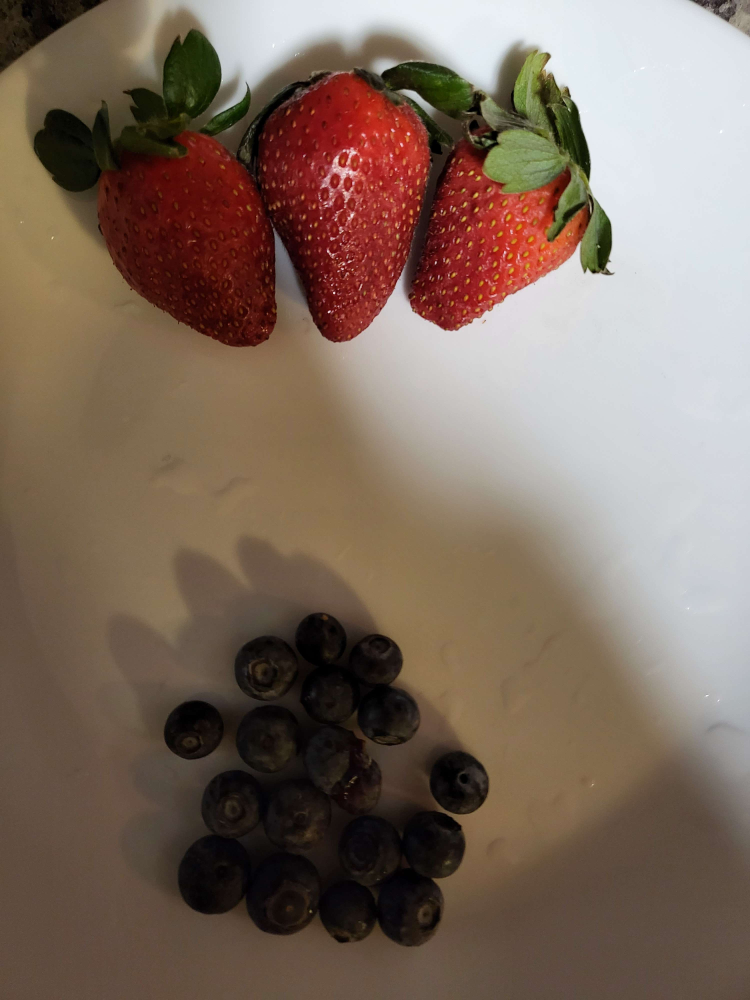
#> input picture Image/2mode.jpg, 3000 x 4000 px (shown at 1/4 size); its folder holds only this picture in this run
$ python -i SVM.py   (imports and definitions only)   (older library calls are emulated)
#> lines starting #> are read from the running program, lines starting #| are printed output that depends on the picture
import numpy as np
from skimage.feature import hog, local_binary_pattern
from skimage.util import view_as_windows
from scipy.stats import skew, kurtosis
from sklearn import svm
from sklearn.preprocessing import StandardScaler

import os
import cv2
import matplotlib.pyplot as plt
import sys

from PyQt5.QtWidgets import QApplication, QGraphicsScene, QGraphicsView, QMainWindow
from PyQt5.QtGui import QImage, QPixmap, QPainter, QPen
from PyQt5.QtCore import Qt, QPoint


class SupportVectorMachine:
    def __init__(self, window_size=16, num_measures=10):
        self.window_size = window_size
        self.num_measures = num_measures
        self.scaler = StandardScaler()
        self.clf = svm.SVC(kernel='rbf')

    def extract_features(self, img):

        # Apply Local Binary Patterns to bgr img and extract windows
        lbp_radius = 3
        lbp_n_points = 8 * lbp_radius

        bgr_img = local_binary_pattern(img, lbp_n_points, lbp_radius, 'uniform')

        # x, y, window_x, window_y, rgb
        bgr_windows = self.get_windows(bgr_img)

        # Apply Local Binary Patterns to gray img and extract windows
        gray_img = cv2.cvtColor(bgr_img, cv2.COLOR_BGR2GRAY)

        # Apply Sobel edge detection
        sobelx = cv2.Sobel(gray_img, cv2.CV_64F, 1, 0, ksize=3)
        sobely = cv2.Sobel(gray_img, cv2.CV_64F, 0, 1, ksize=3)

        # Compute magnitude and direction
        magnitude = cv2.magnitude(sobelx, sobely)
        # direction = cv2.phase(sobelx, sobely, angleInDegrees=True)

        gray_lbp = local_binary_pattern(magnitude, lbp_n_points, lbp_radius, 'uniform')

        # x, y, window_x, window_y
        gray_windows = self.get_windows(gray_lbp)

        # hog_features = np.apply_along_axis(hog, 0, gray_lbp, orientations=8, pixels_per_cell=(4, 4), cells_per_block=(1, 1), block_norm='L2-Hys')

        # Calculate color histograms
        num_bins = 8
        gray_hist = np.array([np.histogram(gray_window, bins=num_bins)[0] for gray_window in gray_windows])
        red_hist = np.array([np.histogram(window[:,:,2], bins=num_bins, range=(0, 1))[0] for window in bgr_windows])
        green_hist = np.array([np.histogram(window[:,:,1], bins=num_bins, range=(0, 1))[0] for window in bgr_windows])
        blue_hist = np.array([np.histogram(window[:,:,0], bins=num_bins, range=(0, 1))[0] for window in bgr_windows])

        # Compute mean, median, variance, skewness, and kurtosis for each color channel histogram
        color_features = []
        for hist in [red_hist, green_hist, blue_hist, gray_hist]:
            hist_mean = hist.mean(axis=1)
            hist_median = np.median(hist, axis=1)
            hist_variance = np.var(hist, axis=1)
            hist_skewness = skew(hist, axis=1)
            hist_kurtosis = kurtosis(hist, axis=1)
            color_features.append(np.column_stack((hist_mean, hist_median, hist_variance, hist_skewness, hist_kurtosis)))

        # Concatenate color features
        color_features_combined = np.concatenate(color_features, axis=1)

        return self.scaler.fit_transform(color_features_combined)

    def train(self, img, labels):
        X = self.extract_features(img)
        self.clf.fit(X, labels)

    def predict(self, img):
        X = self.extract_features(img)
        predictions = self.clf.predict(X)
        return predictions.reshape(img.shape[0], img.shape[1])

    def get_windows(self, img):
        if img.ndim ==3 and img.shape[-1] == 3:  # Check if the image is an RGB image (3D array)
            h, w, c = img.shape
            windows = view_as_windows(img, (self.window_size, self.window_size, c))
            windows = windows.reshape(-1, self.window_size, self.window_size, c)
        else:  # Handle grayscale images as before (2D array)
            windows = view_as_windows(img, (self.window_size, self.window_size))
            windows = windows.reshape(-1, self.window_size, self.window_size)
        return windows

# [67 lines of commented-out code are left out]

import cv2
import numpy as np
import matplotlib.pyplot as plt

def onclick(event):
    global labels
    if event.xdata and event.ydata:
        x, y = int(event.xdata), int(event.ydata)
        labels[y, x] = 1 if labels[y, x] == 0 else 0
        update_display()

def update_display():
    global img, labels, display_img
    display_img = cv2.addWeighted(img, 0.7, labels * 255, 0.3, 0)
    plt.imshow(display_img, cmap='gray')
    plt.draw()

def get_labels(input_image_path):
    global img, labels
    # Load your input image
    img = cv2.imread(input_image_path, cv2.IMREAD_GRAYSCALE)

    # Initialize labels with zeros
    labels = np.zeros_like(img, dtype=np.uint8)
#> labels = 0

    # Create a figure and connect the onclick function
    fig, ax = plt.subplots()
    plt.imshow(img, cmap='gray')
    cid = fig.canvas.mpl_connect('button_press_event', onclick)

    # Show the interactive window
    plt.show()

    # Disconnect the onclick function after closing the window
    fig.canvas.mpl_disconnect(cid)

    # Flatten the labels array and return it
    return labels.flatten()


positive_image_dir = 'C:/Programs/Image Processing/Color Space/FeatureExtraction/pos'
negative_image_dir = 'C:/Programs/Image Processing/Color Space/FeatureExtraction/neg'

# Initialize the SVM classifier
svm_classifier = SupportVectorMachine()

features_list = []
labels = []

input_image_path = "C:/Programs/Image Processing/Color Space/FeatureExtraction/test_images/T9.jpg"
# [1 line that did not run here, left out]

# Save the labels
# [1 line not run here, left out]


# [29 lines of commented-out code are left out]

>>> import cv2
>>> picture = cv2.imread('../Image/2mode.jpg', cv2.IMREAD_GRAYSCALE)
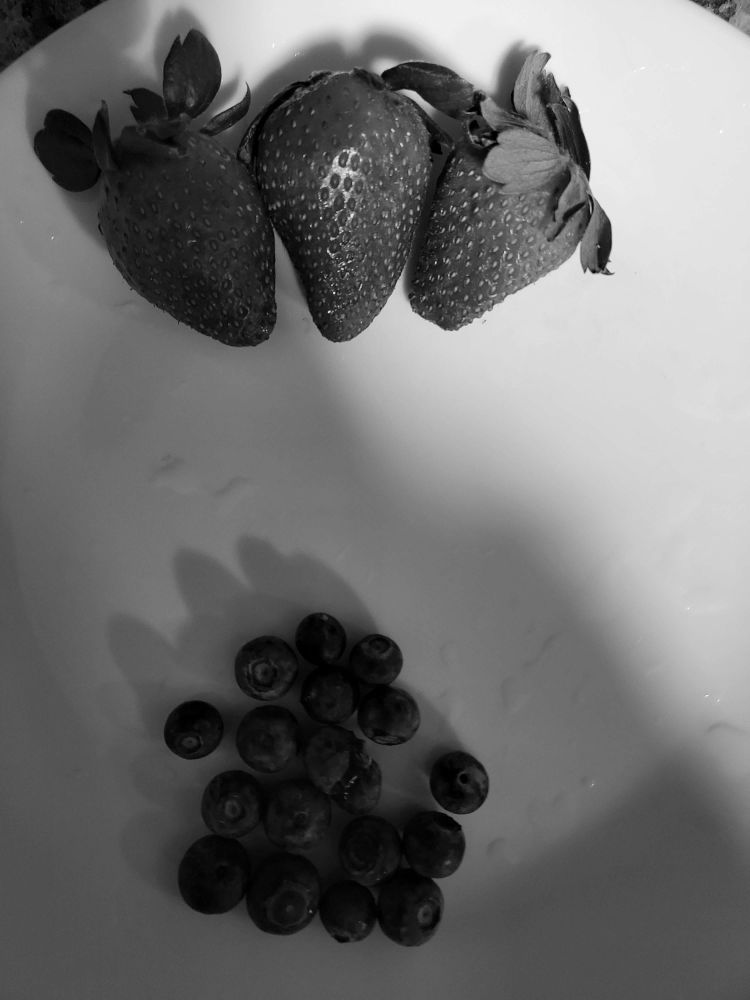
#> picture: shape (4000, 3000) (shown at 1/4 size); min 0, max 255, mean 111.6
>>> result = SupportVectorMachine().extract_features(picture)
#> in extract_features, `bgr_img = local_binary_pattern(img, lbp_n_points, lbp_radius, 'uniform')`:
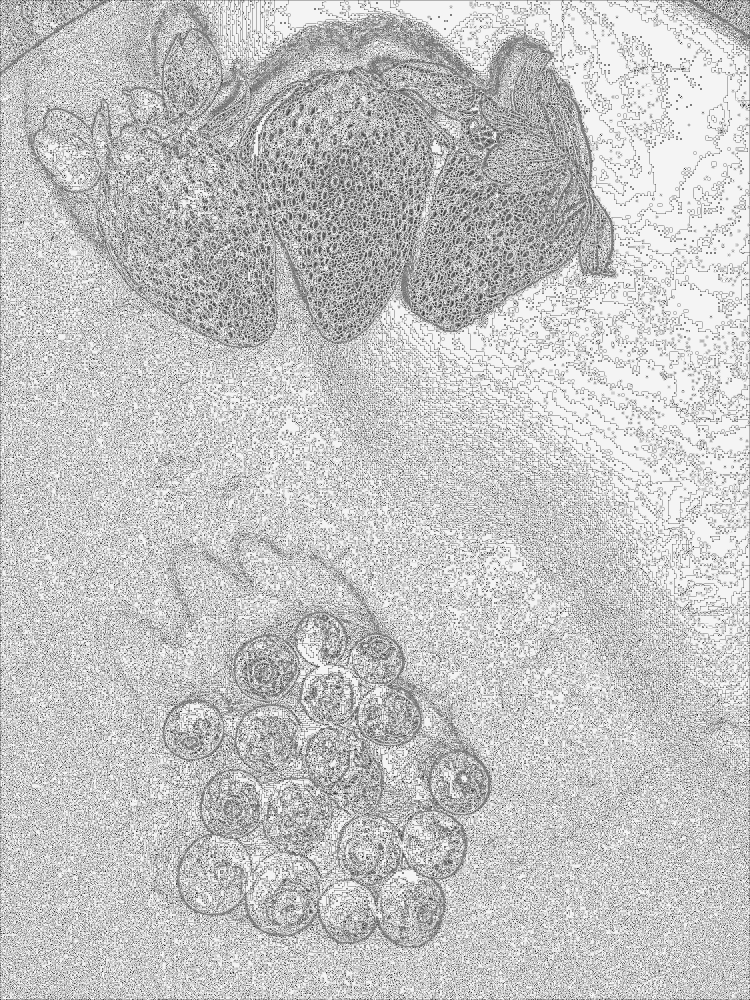
#> bgr_img: shape (4000, 3000) float64 (shown at 1/4 size); min 0, max 25, mean 19.3; drawn with min black and max white
#> (the run stopped early here; a loop or call above may not have finished)

$ run again, on Image/3mode.jpg
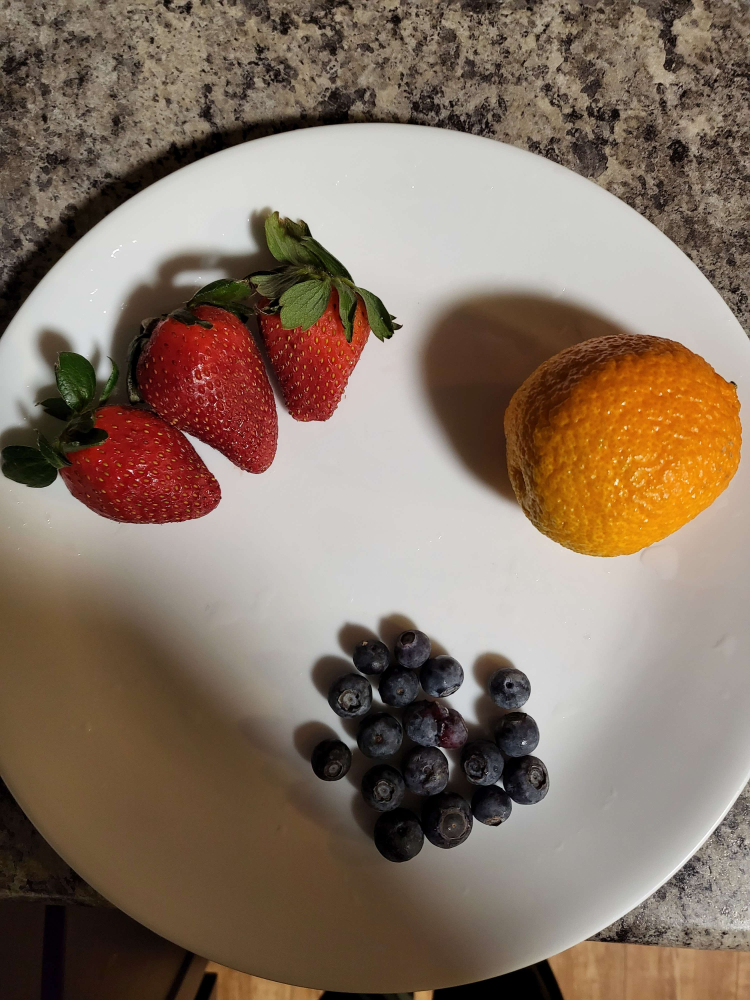
#> input picture Image/3mode.jpg, 3000 x 4000 px (shown at 1/4 size)
#> `picture = cv2.imread('../Image/2mode.jpg', cv2.IMREAD_GRAYSCALE)`:
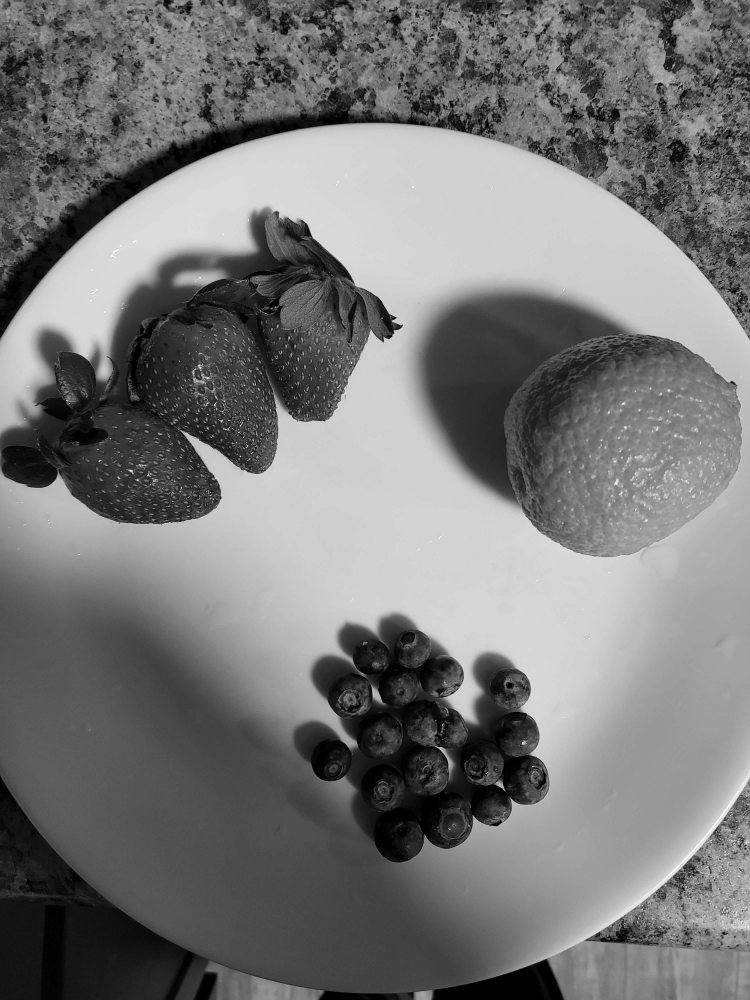
#> picture: shape (4000, 3000) (shown at 1/4 size); min 0, max 255, mean 119.2
#> in extract_features, `bgr_img = local_binary_pattern(img, lbp_n_points, lbp_radius, 'uniform')`:
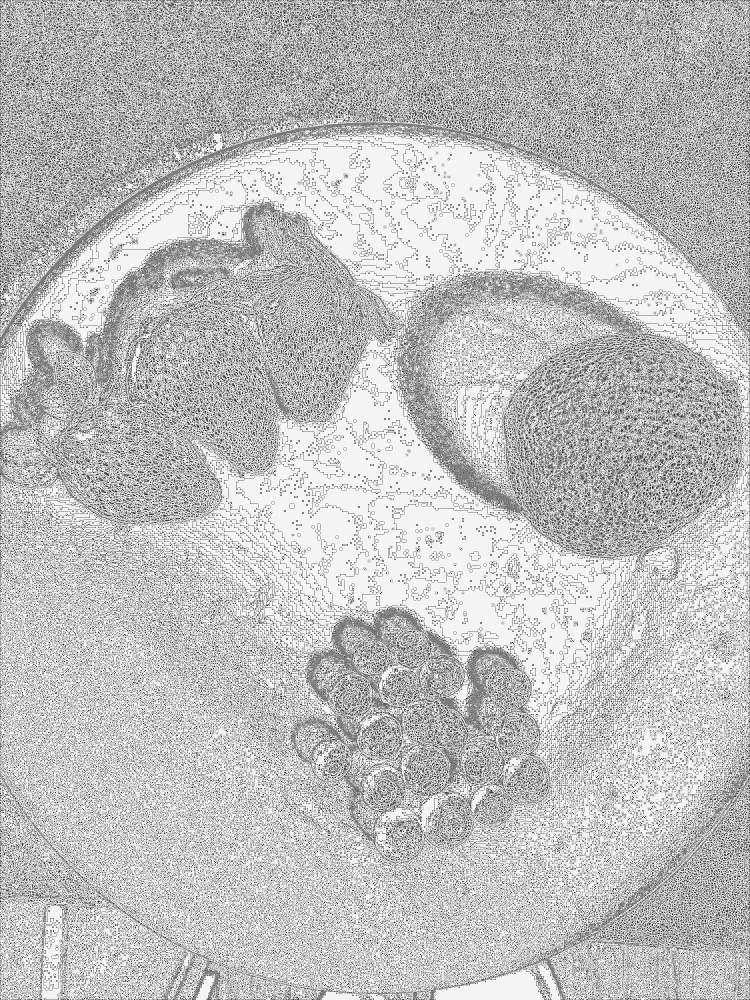
#> bgr_img: shape (4000, 3000) float64 (shown at 1/4 size); min 0, max 25, mean 18.8; drawn with min black and max white

$ run again, on Image/orange2.jpg
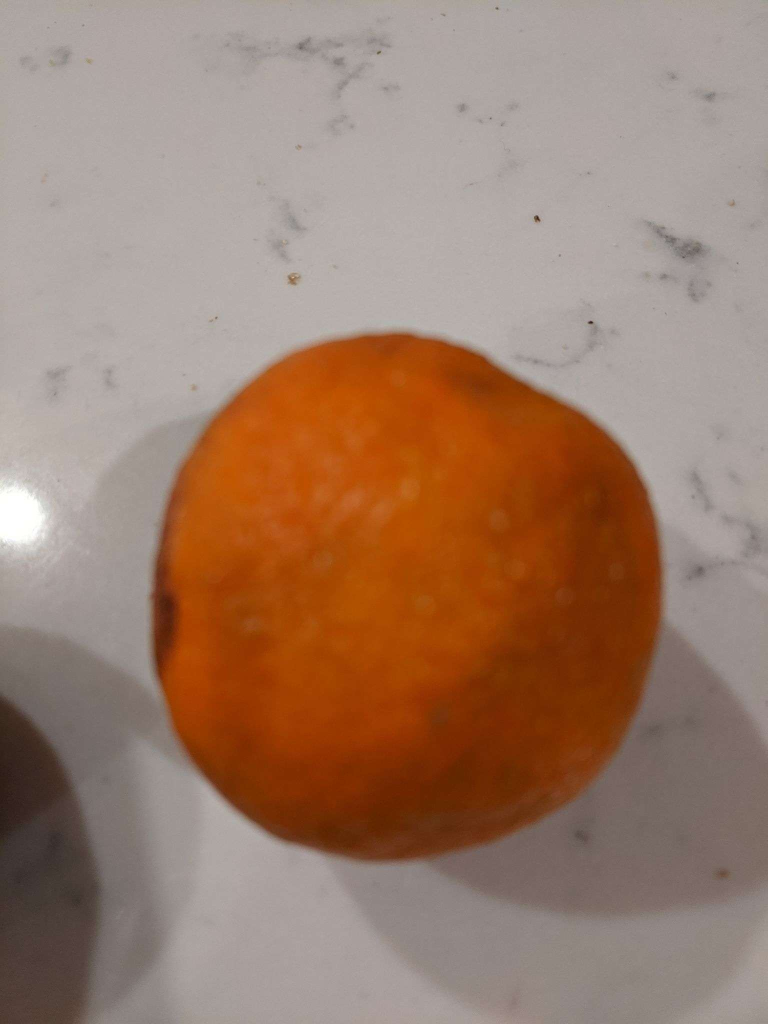
#> input picture Image/orange2.jpg, 1536 x 2048 px (shown at 1/2 size)
#> `picture = cv2.imread('../Image/2mode.jpg', cv2.IMREAD_GRAYSCALE)`:
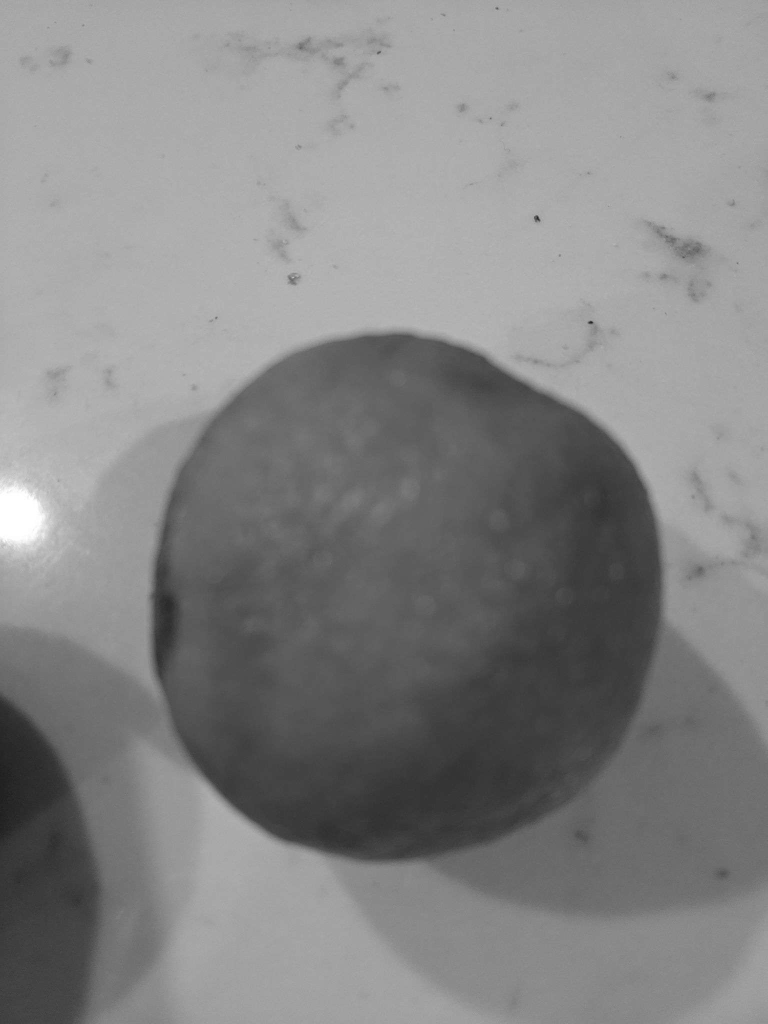
#> picture: shape (2048, 1536) (shown at 1/2 size); min 27, max 255, mean 132.6
#> in extract_features, `bgr_img = local_binary_pattern(img, lbp_n_points, lbp_radius, 'uniform')`:
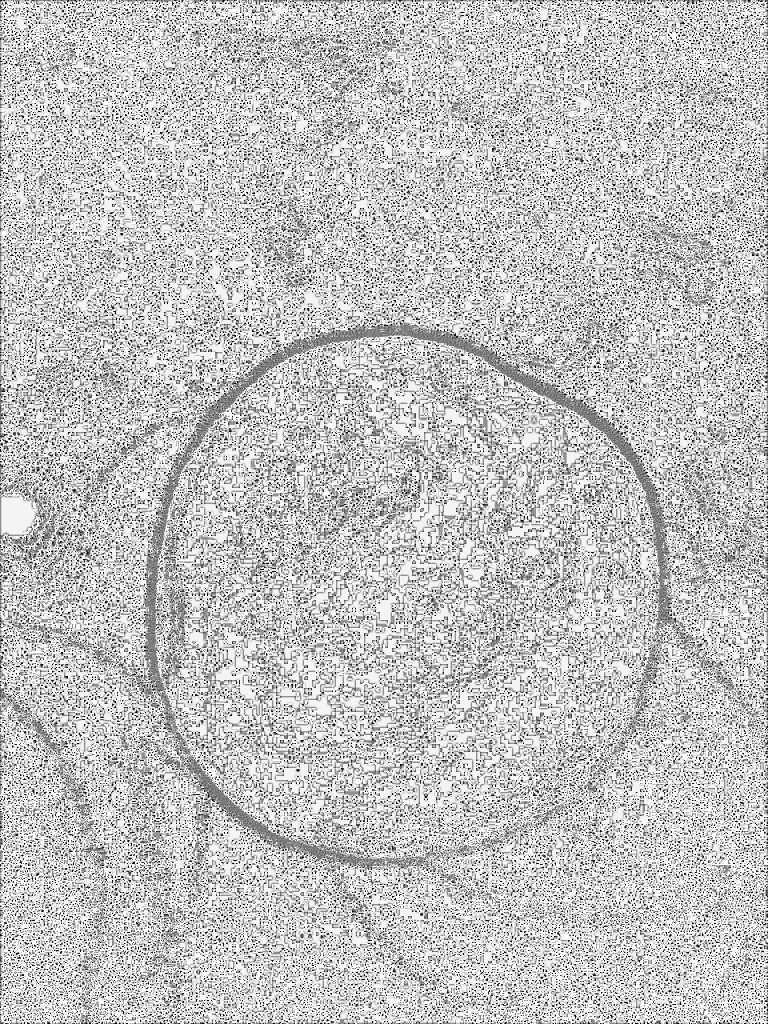
#> bgr_img: shape (2048, 1536) float64 (shown at 1/2 size); min 0, max 25, mean 19; drawn with min black and max white
